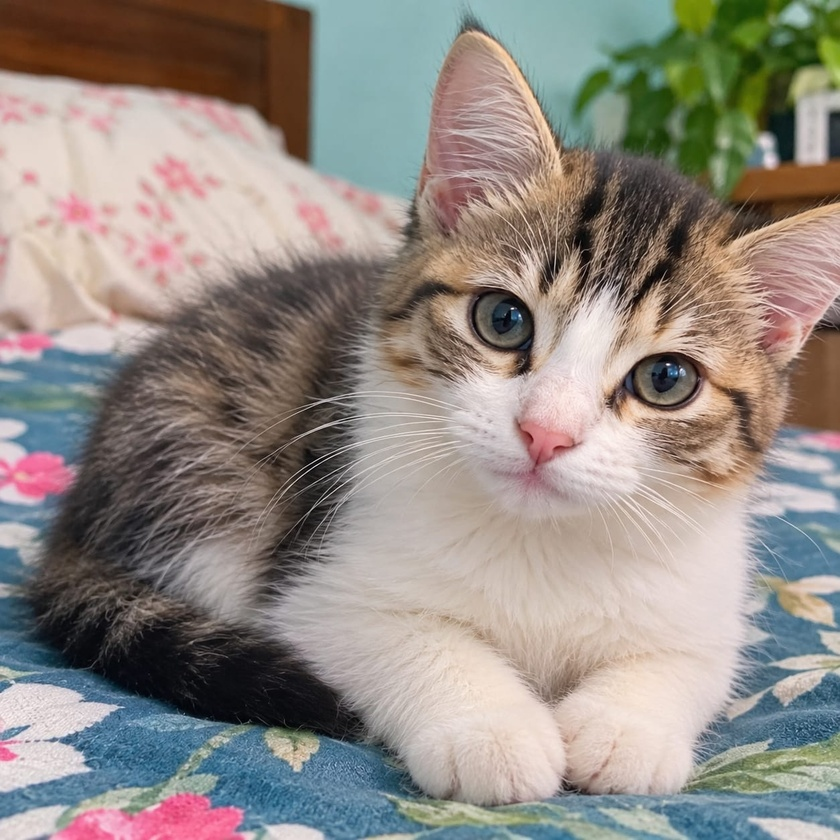
#> input picture Threshold_Work/input.jpg, 840 x 840 px, shrunk from 1254 x 1254 before the run
$ python thresh_work.py
#> lines starting #> are read from the running program, lines starting #| are printed output that depends on the picture; after the words box and inside, x2 and y2 are one past the last pixel; in counts of white or black regions, pixels touching at a corner belong together
import os
import numpy as np
import matplotlib.pyplot as plt
from PIL import Image


here = os.path.dirname(os.path.abspath(__file__))
def in_here(name):
    return os.path.join(here, name)

# chobi niye gray banai
gray = np.asarray(Image.open(in_here("input.jpg")).convert("L"), dtype=np.uint8)
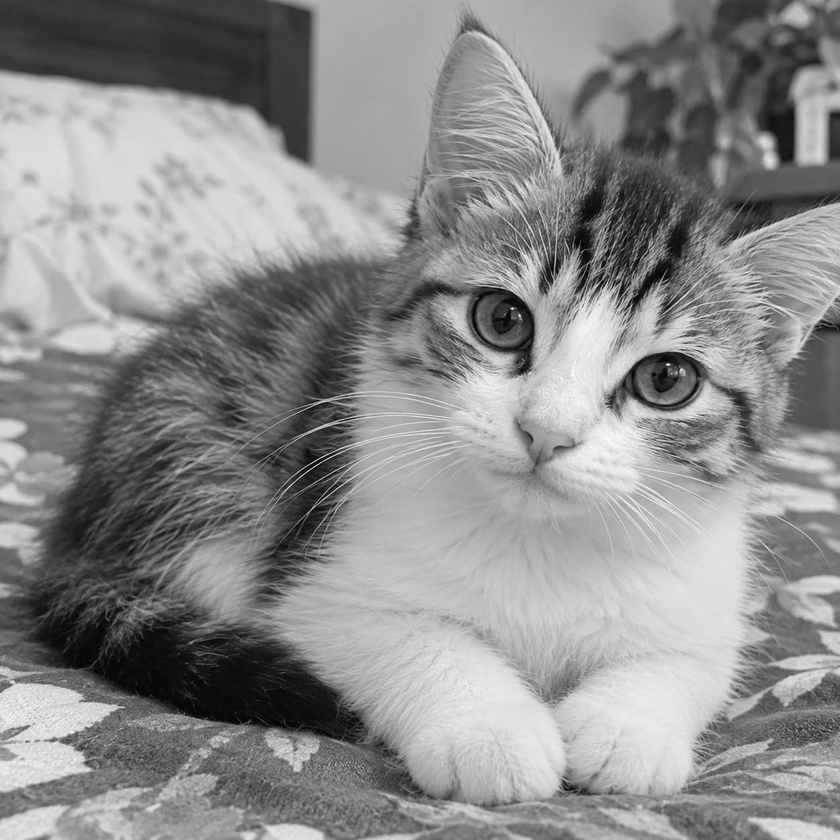
#> gray: shape (840, 840); min 0, max 254, mean 140.3

# ---- 1. fixed threshold: nijer chosen value ----
def cut_at(arr, t):
    return np.where(arr > t, 255, 0).astype(np.uint8)

# ---- 2. Otsu: dui bhager moddhe spread shobcheye beshi hoy jei t-te ----
def find_otsu(arr):
    counts = np.bincount(arr.ravel(), minlength=256).astype(float)
#> counts = 256 values, max 7575 at index 172, min 0 at index 249, mean 2756.2
    prob = counts / counts.sum()
#> prob = 256 values, max 0.0107 at index 172, min 0 at index 249, mean 0.00391
    levels = np.arange(256)

    best_t, best_var = 0, -1.0
    for t in range(1, 255):
        w0 = prob[:t].sum()
        w1 = prob[t:].sum()
        if w0 == 0 or w1 == 0:
            continue
        m0 = (levels[:t] * prob[:t]).sum() / w0
        m1 = (levels[t:] * prob[t:]).sum() / w1
        between = w0 * w1 * (m0 - m1) ** 2
        if between > best_var:
            best_var, best_t = between, t
#> this loop made 254 passes
#> (w0, w1, m0, m1, between, best_var) on passes 1 to 12: (9.92e-06, 1, 0, 140.3, 0.195, 0.195), (3.54e-05, 1, 0.72, 140.3, 0.69, 0.69), (6.09e-05, 1, 1.26, 140.3, 1.18, 1.18), (0.000111, 1, 2.04, 140.3, 2.11, 2.11), (0.000181, 1, 2.8, 140.3, 3.43, 3.43), (0.00031, 1, 3.72, 140.3, 5.79, 5.79), (0.000514, 0.999, 4.62, 140.3, 9.47, 9.47), (0.000911, 0.999, 5.66, 140.4, 16.53, 16.53), (0.00155, 0.998, 6.62, 140.5, 27.74, 27.74), (0.00275, 0.997, 7.66, 140.6, 48.43, 48.43), (0.00432, 0.996, 8.51, 140.8, 75.37, 75.37), (0.00629, 0.994, 9.29, 141.1, 108.5, 108.5)
#> in cut_at, `return np.where(arr > t, 255, 0).astype(np.uint8)`:
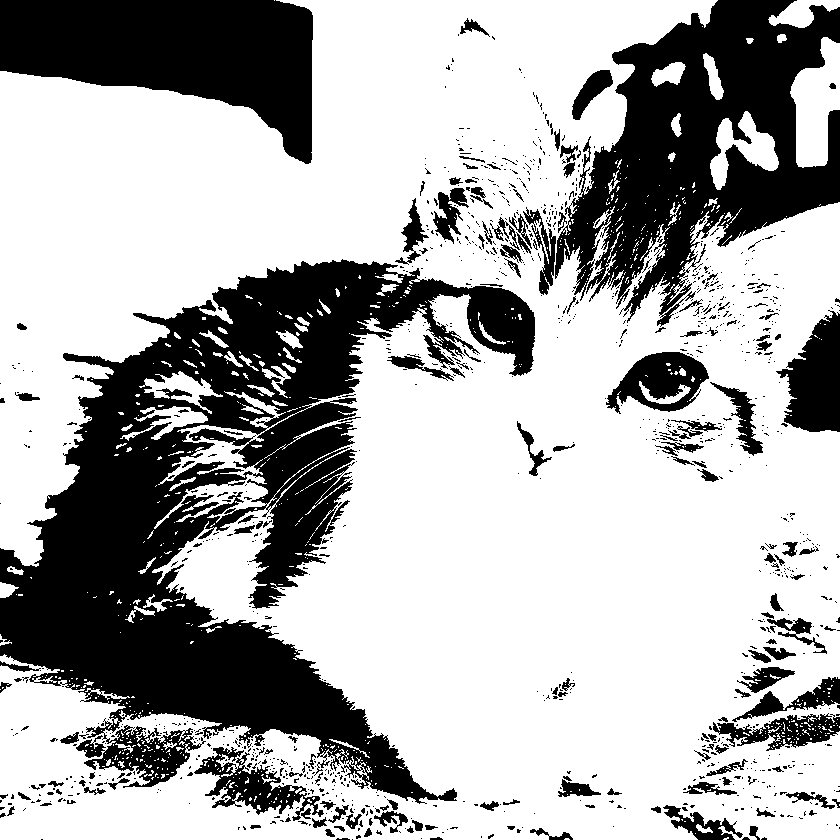
#> returned value: shape (840, 840); 67.8% white; 1149 black regions (982 under 20 px), largest, box (x1, y1, x2, y2) and area: (0, 259, 535, 804) 113940, (555, 0, 840, 327) 46240, (0, 0, 313, 164) 30278
#> in cut_at (call 2), `return np.where(arr > t, 255, 0).astype(np.uint8)`: returned value: shape (840, 840); 56.3% white; 622 black regions (524 under 20 px), largest, box (x1, y1, x2, y2) and area: (0, 0, 840, 840) 225223, (0, 0, 316, 166) 31325, (605, 307, 840, 489) 14506
    return best_t

# ---- 3. local (adaptive): prottek pixel nijer ashe-pashe-r gor-er shathe tulona ----
def local_cut(arr, size=31, offset=5):
#> called with size = 31, offset = 5
    pad = size // 2
    padded = np.pad(arr.astype(float), pad, mode="edge")
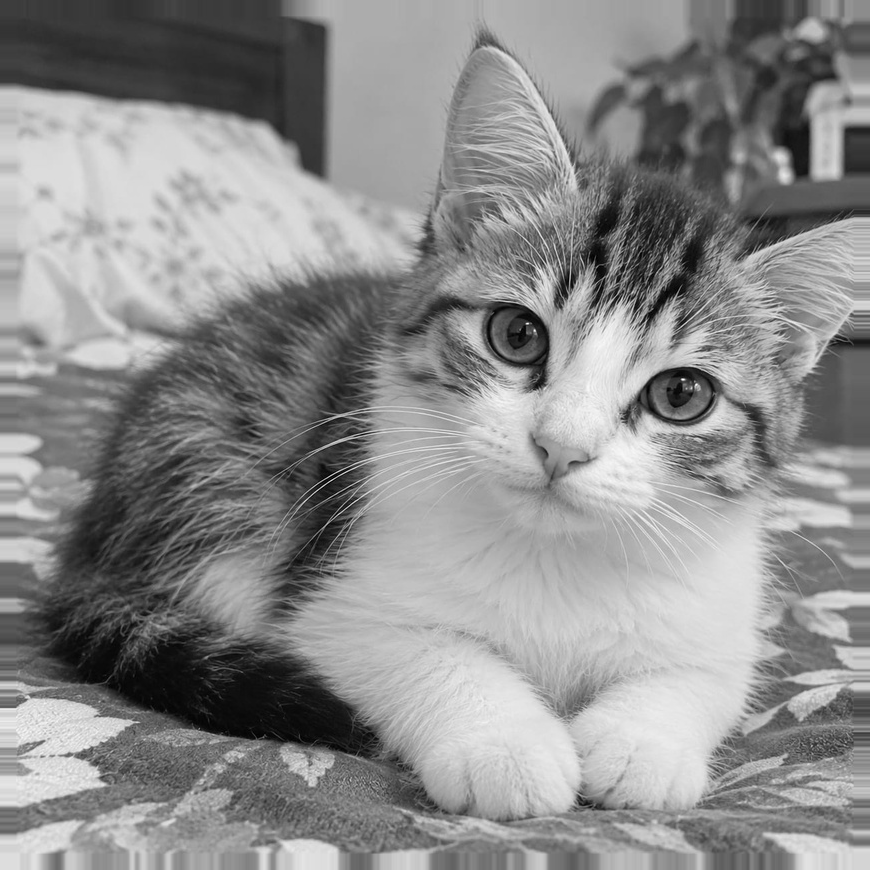
#> padded: shape (870, 870) float64; min 0, max 254, mean 140.4

    # integral image diye ashe-pashe-r jog druto ber kora
    integ = padded.cumsum(axis=0).cumsum(axis=1)
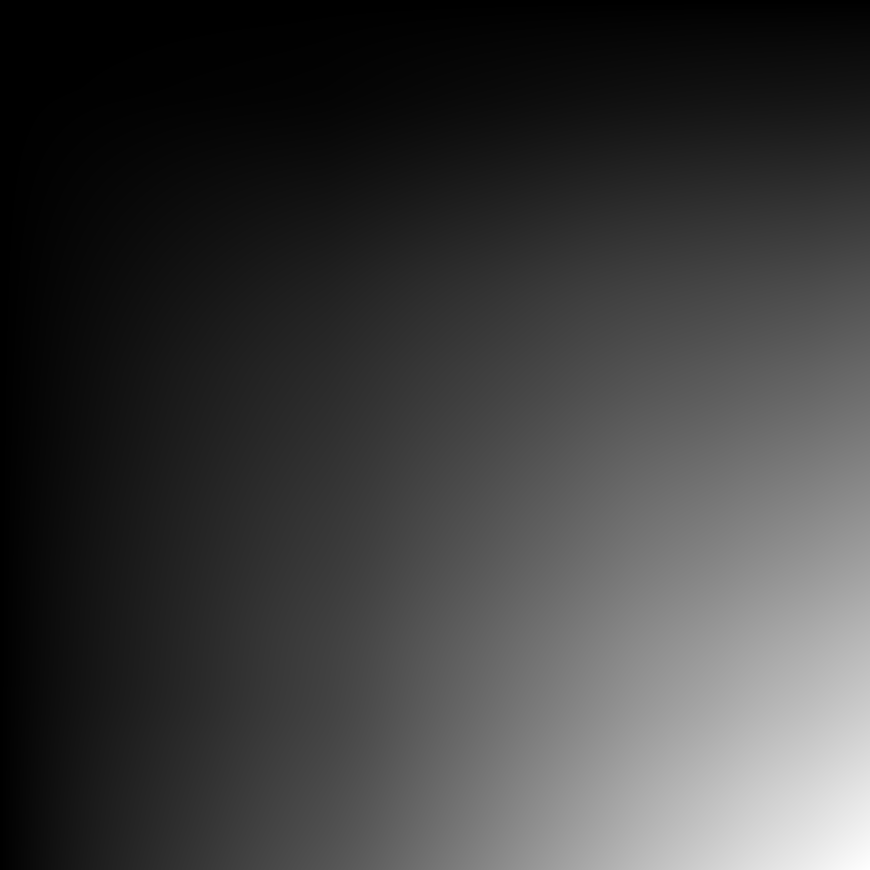
#> integ: shape (870, 870) float64; min 61, max 106244609, mean 25881881.5; drawn with min black and max white
    integ = np.pad(integ, ((1, 0), (1, 0)))
#> integ: shape (871, 871) float64
    h, w = arr.shape
    s = (integ[size:size + h, size:size + w]
         - integ[:h, size:size + w]
         - integ[size:size + h, :w]
         + integ[:h, :w])
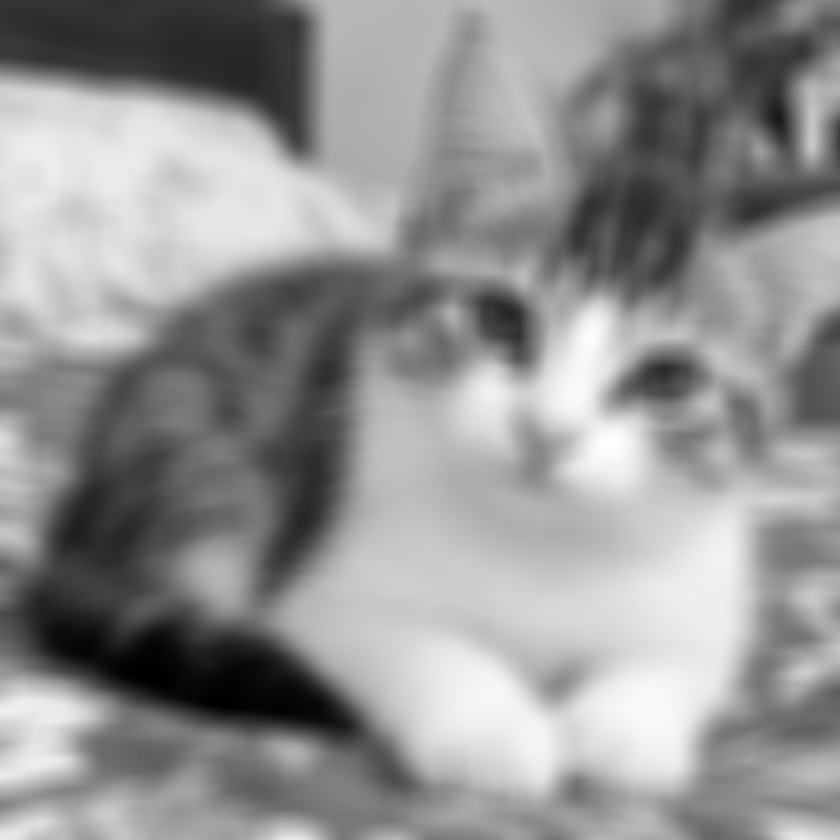
#> s: shape (840, 840) float64; min 10582, max 225759, mean 134797.5; drawn with min black and max white
    mean_map = s / (size * size)
    return np.where(arr > mean_map - offset, 255, 0).astype(np.uint8)
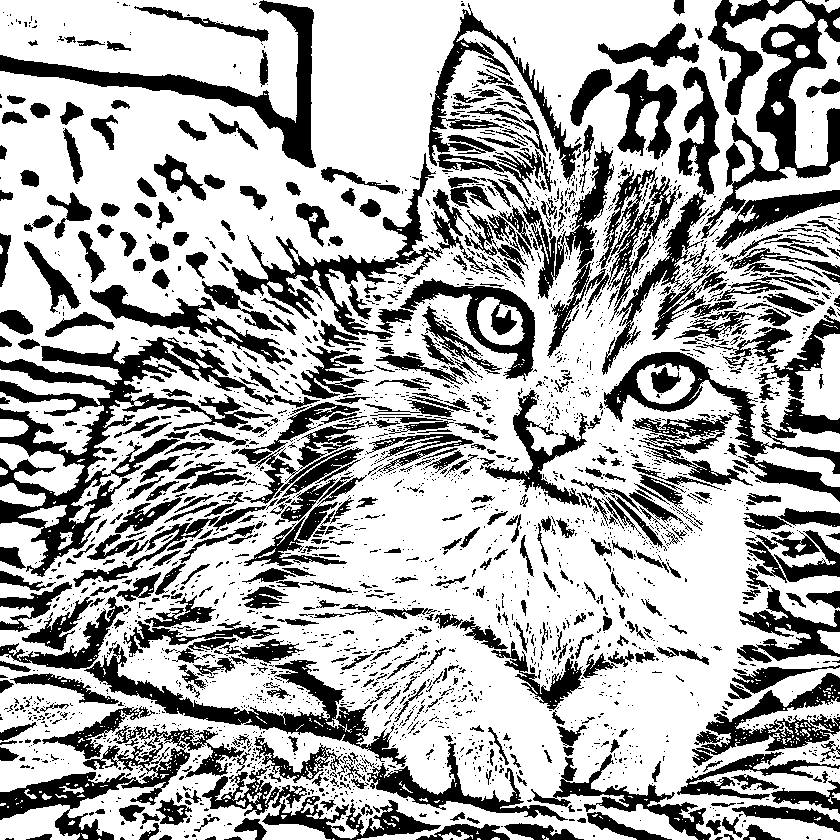
#> returned value: shape (840, 840); 67.7% white; 2848 black regions (2275 under 20 px), largest, box (x1, y1, x2, y2) and area: (0, 337, 320, 577) 15783, (701, 0, 840, 239) 10285, (604, 352, 840, 486) 8116

my_t = 110
otsu_t = find_otsu(gray)

fixed_out = cut_at(gray, my_t)
otsu_out = cut_at(gray, otsu_t)
local_out = local_cut(gray)

# ---- dekhano ----
panels = [("Mul gray", gray),
          (f"Fixed t={my_t}", fixed_out),
          (f"Otsu t={otsu_t}", otsu_out),
          ("Local (adaptive)", local_out)]

fig, cells = plt.subplots(1, 4, figsize=(16, 4.5))
for c, (name, im) in zip(cells, panels):
    c.imshow(im, cmap="gray", vmin=0, vmax=255)
    c.set_title(name)
    c.axis("off")
#> this loop made 4 passes
#> name on passes 1 to 4: 'Mul gray', 'Fixed t=110', 'Otsu t=134', 'Local (adaptive)'
plt.tight_layout()
plt.savefig(in_here("thresh_overview.png"), dpi=120)

Image.fromarray(fixed_out).save(in_here("my_fixed.jpg"))
Image.fromarray(otsu_out).save(in_here("my_otsu.jpg"))
Image.fromarray(local_out).save(in_here("my_local.jpg"))

print("Otsu-r ber kora threshold:", otsu_t)
#| Otsu-r ber kora threshold: 134
print("kaj shesh, file save hoyeche:", here)
plt.show()
